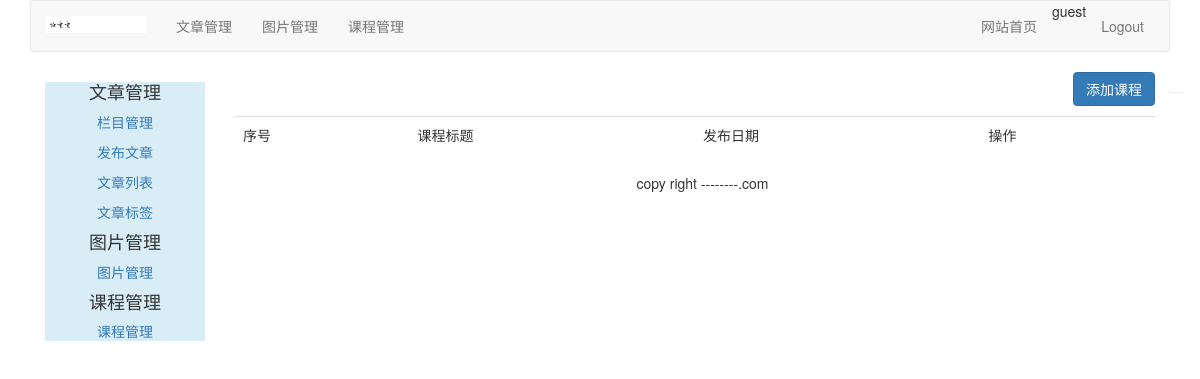
Before: /course/manage-course/ (signed in) with the older database file.
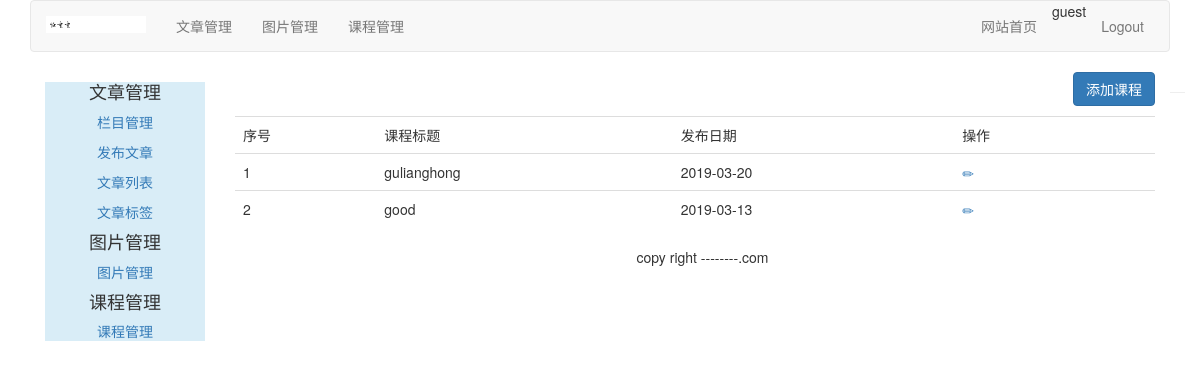
After: the same page with the newer database file.
### course/models.py (models this page shows, shortened)
class Course(models.Model):
    user = models.ForeignKey(User, on_delete=models.CASCADE, related_name='course_user')
    title = models.CharField(max_length=200)
    slug = models.SlugField(max_length=200, unique=True)
    overview = models.TextField()
    created = models.DateTimeField(auto_now_add=True)
    class Meta:
        ordering = ('-created',)

### course/views.py (the view)
# urls.py: url(r'manage-course/$', ManageCourseListView.as_view(), name='manage_course'),
class ManageCourseListView(UserCourseMixin, ListView):
    context_object_name = "courses"
    template_name = "course/manage/manage_course_list.html"

### course/views.py (called while the page is built)
    def get_queryset(self):
        qs = super(UserMixin, self).get_queryset()
        return qs.filter(user=self.request.user)

### templates/course/manage/manage_course_list.html (shortened to what this page needs)
{% extends "article/base.html" %}
{% load staticfiles %}
{% block content %}
<div>
    <div class="text-right"><a href="{% url 'course:create_course' %}"><button type="button" class="btn btn-primary">
        添加课程</button></a>
    </div>
    <table class="table table-hover" style="margin-top: 10px">
        <tr>
            <td>序号</td>
            <td>课程标题</td>
            <td>发布日期</td>
            <td>操作</td>
        </tr>
        {% for course in courses %}
            <tr id="{{ forloop.counter }}">
                <td>{{ forloop.counter }}</td>
                <td>{{ course.title }}</td>
                <td>{{ course.created|date:"Y-m-d" }}</td>
                <td>
                    <a name="edit" href="javascript:"><span class="glyphicon glyphicon-pencil">
                    </span></a>
                    <a class="delete" name="delete" href="{% url 'course:delete_course' course.id %}"><span class="glyphicon glyphicon-trash" style="margin-left: 20px;"></span>
                    </a>
                </td>
            </tr>
        {% endfor %}
    </table>
</div>
{% endblock %}

Changed rows visible on the page:
added Course: title "gulianghong", created "2019-03-20"
added Course: title "good", created "2019-03-13"
